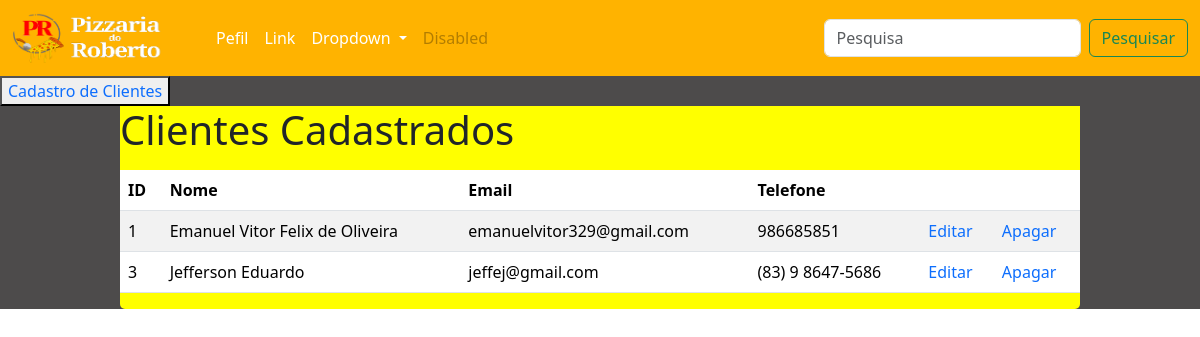
The page /cliente/ on the database its author committed.
### core/models.py (models this page shows, shortened)
class Cliente(models.Model):
    nome = models.CharField(max_length=100)
    email = models.EmailField()
    telefone = models.CharField(max_length=20)
    senha = models.CharField(max_length=100)

### core/views.py (the view)
# urls.py: path("cliente/", cliente, name="cliente"),
def cliente(request):
    lista_cliente = Cliente.objects.all()
    contexto = {
        'lista_cliente': lista_cliente
    }
    return render(request, 'cliente.html', contexto)

### core/templates/cliente.html (shortened to what this page needs)
{% extends 'bases/base.html' %}
{% block content %}
<button><a href="{% url 'cadastro_cliente' %}">Cadastro de Clientes</a></button>
<div class="form_cad">
    <h1>Clientes Cadastrados</h1>
    <table class="table table-striped">
        <thead>
            <tr>
                <th>ID</th>
                <th>Nome</th>
                <th>Email</th>
                <th>Telefone</th>
                <th></th>
                <th></th>
            </tr>
        </thead>
        <tbody>
            {% for cliente in lista_cliente %}
            <tr>
                <td>{{ cliente.id }}</td>
                <td>{{ cliente.nome }}</td>
                <td>{{ cliente.email }}</td>
                <td>{{ cliente.telefone }}</td>
                <td><a href="{% url 'edit_cliente' cliente.id %}">Editar</a></td>
                <td><a href="{% url 'del_cliente' cliente.id %}">Apagar</a></td>
            </tr>
            {% endfor %}
        </tbody>
    </table>
{% endblock %}

### core/static/style.css (style rules this page uses)
body { background-color: black; color: white; }
a { color: white; text-decoration: none !important; }
.form_cad { display: flex; flex-direction: column; background-color: yellow; margin-left: 10%; margin-right: 10%; margin-bottom: 0 !important; border-radius: 0 0 5px 5px; row-gap: 8px; }

### rows shown on the page
Cliente: id "1", nome "Emanuel Vitor Felix de Oliveira", email "emanuelvitor329@gmail.com", telefone "986685851"
Cliente: id "3", nome "Jefferson Eduardo", email "jeffej@gmail.com", telefone "(83) 9 8647-5686"
